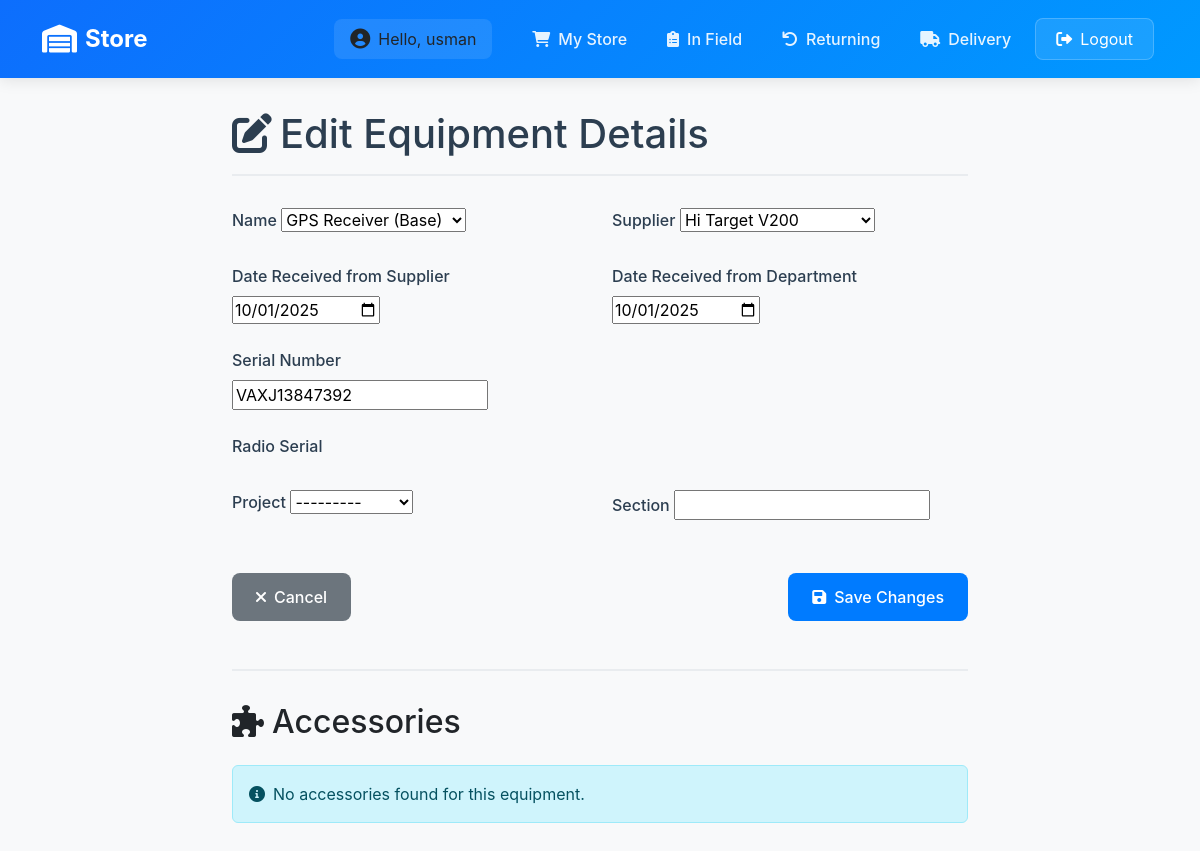
Page /inventory/equipment/3/edit/ (signed in) on the committed database.
### inventory/models.py (models this page shows, shortened)
class EquipmentsInSurvey(models.Model):
    EQUIPMENT_CHOICES = [
        ('GPS Receiver (Base)', 'GPS Receiver (Base)'),
        ('GPS Receiver (Rover)', 'GPS Receiver (Rover)'),
        ('Data logger', 'Data logger'),
        ('External Radio', "External Radio"),
        ('Total Station', "Total Station"),
        ('Levelling Instrument', 'Levelling Instrument'),
        ('Eco Sounder', 'Eco Sounder'),
    ]
    supplier_name = [
        ('Hi Target V200', 'Hi Target V200'),
        ('Hi Target', 'Hi Target'),
        ('Topcon', 'Topcon'),
        ('Topcon OS-200 Series', 'Topcon OS-200 Series'),
        ('Topcon OS 103', 'Topcon OS 103'),
        ('Topcon Hiper VR', 'Topcon Hiper VR'),
        ('Leica', 'Leica'),
        ('Leica NA730 plus', 'Leica NA730 plus'),
        ('Sokkia', 'Sokkia')
    ]
    owner_choice = [
        ('Hi-Tech', "Hi-Tech"),
        ("Sub-Contractor", "Sub-Contractor")
    ]
    name = models.CharField(max_length=100, help_text="Equipment Name", choices=EQUIPMENT_CHOICES)
    date_of_receiving_from_supplier = models.DateField(blank=True, null=True)
    supplier = models.CharField(max_length=50, choices=supplier_name)
    owner = models.CharField(max_length=20, choices=owner_choice)
    serial_number = models.CharField(max_length=100, help_text="Equipment Serial Number")
    condition = models.CharField(max_length=20, choices=[("Good", "Good"), ("New", "New"), ("Second Hand", "Second Hand"), ("Needs Repair", "Needs Repair")], default="Good")
    CONDITION_AFTER_USE_CHOICES = [
        ("Good", "Good"),
        ("Need Repair", "Need Repair")
    ]
    chief_surveyor = models.ForeignKey(User, on_delete=models.CASCADE, null=True, blank=True)
    surveyor_responsible = models.CharField(max_length=100, null=True, blank=True, help_text="Name of the surveyor responsible for the equipment")
    quantity = models.PositiveBigIntegerField(default=1, help_text="Number of Quantity")
    project = models.CharField(max_length=20, choices=[('Coastal Road', 'Coastal Road'), ('Sokoto', 'Sokoto')], blank=True, null=True, help_text="Project Name")
    section = models.CharField(max_length=100, null=True, blank=True)
    date_receiving_from_department = models.DateField(blank=True, null=True, help_text="Date when the equipment was received from the department")
    status = models.CharField(choices=[('In Store', 'In Store'), ('In Field', 'In Field'), ('With Chief Surveyor', 'With Chief Surveyor'), ('Returning', 'Returning'), ('Delivering', 'Delivering')], max_length=100, default='In Store', blank=True, null=True, help_text="Current status of the equipment")
    delivery_status = models.CharField(max_length=10, choices=[('Delivered', 'Delivered'), ('Delivering', 'Delivering'), ('Cancelled', 'Cancelled')], null=True, blank=True)
    return_comment = models.TextField(null=True, blank=True, help_text="Comment when equipment is returned")
    return_date = models.DateTimeField(null=True, blank=True, help_text="Date when equipment was returned")

### inventory/views.py (the view)
# urls.py: path('equipment/<int:id>/edit/', views.edit_equipment, name='edit_equipment'),
@login_required
def edit_equipment(request, id):
    equipment = get_object_or_404(EquipmentsInSurvey, id=id)
    if request.method == 'POST':
        form = EquipmentEditForm(request.POST, request.FILES, instance=equipment)
        if form.is_valid():
            form.save()
            messages.success(request, 'Equipment details updated successfully!')
            return redirect('equipment_detail', id=equipment.id)
    else:
        form = EquipmentEditForm(instance=equipment)
    return render(request, 'equipments/edit_equipment.html', {
        'form': form,
        'equipment': equipment
    })

### inventory/forms.py
class EquipmentEditForm(forms.ModelForm):
    class Meta:
        model = EquipmentsInSurvey
        fields = [
            'name', 'date_of_receiving_from_supplier', 'supplier',
            'serial_number', 'project', 'section', 'date_receiving_from_department'
        ]
        widgets = {
            'date_of_receiving_from_supplier': forms.DateInput(attrs={'type': 'date'}),
            'date_receiving_from_department': forms.DateInput(attrs={'type': 'date'}),
        }

### inventory/context_processors.py (called while the page is built)
def is_admin(request):
    return {'is_admin': request.user.is_authenticated and request.user.is_superuser}

### inventory/templates/equipments/edit_equipment.html (shortened to what this page needs)
{% extends 'base_dashboard.html' %}
{% load static %}
{% block content %}
<div class="container">
    <div class="form-container">
        <h1 class="page-title">
            <i class="fas fa-edit me-2"></i>Edit Equipment Details
        </h1>
        <form method="post">
            <div class="row">
                <div class="col-md-6">
                    <div class="form-group">
                        <label class="form-label">Name</label>
                        {{ form.name }}
                    </div>
                </div>
                <div class="col-md-6">
                    <div class="form-group">
                        <label class="form-label">Supplier</label>
                        {{ form.supplier }}
                    </div>
                </div>
            </div>
            <div class="row">
                <div class="col-md-6">
                    <div class="form-group">
                        <label class="form-label">Date Received from Supplier</label>
                        {{ form.date_of_receiving_from_supplier }}
                    </div>
                </div>
                <div class="col-md-6">
                    <div class="form-group">
                        <label class="form-label">Date Received from Department</label>
                        {{ form.date_receiving_from_department }}
                    </div>
                </div>
            </div>
            <div class="row">
                <div class="col-md-6">
                    <div class="form-group">
                        <label class="form-label">Serial Number</label>
                        {{ form.serial_number }}
                    </div>
                </div>
            </div>
            <div class="row">
                <div class="col-md-6">
                    <div class="form-group">
                        <label class="form-label">Radio Serial</label>
                    </div>
                </div>
            </div>
            <div class="row">
                <div class="col-md-6">
                    <div class="form-group">
                        <label class="form-label">Project</label>
                        {{ form.project }}
                    </div>
                </div>
                <div class="col-md-6">
                    <div class="form-group">
                        <label class="form-label">Section</label>
                        {{ form.section }}
                    </div>
                </div>
            </div>
            <div class="d-flex justify-content-between mt-4">
                <a href="{% url 'equipment_detail' equipment.id %}" class="btn btn-secondary">
                    <i class="fas fa-times me-2"></i>Cancel
                </a>
                <button type="submit" class="btn btn-primary">
                    <i class="fas fa-save me-2"></i>Save Changes
                </button>
            </div>
        </form>
        <div class="accessories-section">
            <div class="d-flex justify-content-between align-items-center mb-4">
                <h2 class="section-title mb-0">
                    <i class="fas fa-puzzle-piece me-2"></i>Accessories
                </h2>
            </div>
            {% if equipment.accessories.all %}
                {% for accessory in equipment.accessories.all %}
                <div class="accessory-card">
                    <div class="accessory-header">
                        <h5 class="mb-0">
                            <i class="fas fa-cube me-2"></i>{{ accessory.name }}
                        </h5>
                        <a href="{% url 'edit_accessory' accessory.id %}" class="btn btn-sm btn-outline-primary">
                            <i class="fas fa-edit me-2"></i>Edit
                        </a>
                    </div>
                    <div class="accessory-body">
                        <div class="d-flex justify-content-between align-items-center">
                            <span class="accessory-status
                                {% if accessory.status == 'Good' %}status-good
                                {% elif accessory.status == 'Needs Repair' %}status-repair
                                {% else %}status-spoiled{% endif %}">
                                {{ accessory.status }}
                            </span>
                            {% if accessory.comment %}
                            <p class="text-muted mb-0">
                                <i class="fas fa-comment-alt me-2"></i>{{ accessory.comment }}
                            </p>
                            {% endif %}
                        </div>
                    </div>
                </div>
                {% endfor %}
            {% else %}
                <div class="alert alert-info">
                    <i class="fas fa-info-circle me-2"></i>No accessories found for this equipment.
                </div>
            {% endif %}
        </div>
    </div>
</div>
{% endblock %}

### inventory/templates/base_dashboard.html (shortened to what this page needs)
<!DOCTYPE html>
<html lang="en">
<head>
    {% load static %}
    <link href="https://cdn.jsdelivr.net/npm/bootstrap@5.3.0-alpha1/dist/css/bootstrap.min.css" rel="stylesheet">
    <link href="https://cdnjs.cloudflare.com/ajax/libs/font-awesome/6.0.0/css/all.min.css" rel="stylesheet">
</head>
<body>
<nav class="navbar navbar-expand-lg navbar-dark sticky-top">
    <div class="container">
        <a class="navbar-brand" href="{% if is_admin %}{% url 'store' %}{% else %}#{% endif %}">
            <i class="fas fa-warehouse"></i>
            {% if is_admin %}Head Office{% else %}Store{% endif %}
        </a>
        <div class="collapse navbar-collapse" id="navbarNav">
            <ul class="navbar-nav ms-auto align-items-center">
                {% if user.is_authenticated or is_admin %}
                    <li class="nav-item">
                        <div class="user-welcome">
                            <i class="fas fa-user-circle"></i>
                            <span>Hello, {{ user.username }}</span>
                        </div>
                    </li>
                    {% if is_admin %}
                        <li class="nav-item">
                            <a class="nav-link {% if request.resolver_match.url_name == 'store' %}active{% endif %}"
                               href="{% url 'store' %}">
                                <i class="fas fa-store me-2"></i>Store
                            </a>
                        </li>
                        <li class="nav-item">
                            <a class="nav-link {% if request.resolver_match.url_name == 'store_all' %}active{% endif %}"
                               href="{% url 'store_all' %}">
                                <i class="fas fa-boxes me-2"></i>All Equipment
                            </a>
                        </li>
                        <li class="nav-item">
                            <a class="nav-link {% if request.resolver_match.url_name == 'store_field' %}active{% endif %}"
                               href="{% url 'store_field' %}">
                                <i class="fas fa-map-marked-alt me-2"></i>In Field
                            </a>
                        </li>
                        <li class="nav-item">
                            <a class="nav-link {% if request.resolver_match.url_name == 'store_returning' %}active{% endif %}"
                               href="{% url 'store_returning' %}">
                                <i class="fas fa-undo me-2"></i>Returning
                            </a>
                        </li>
                        <li class="nav-item">
                            <a class="nav-link {% if request.resolver_match.url_name == 'delivery' %}active{% endif %}"
                               href="{% url 'delivery' %}">
                                <i class="fas fa-truck me-2"></i>Delivery
                            </a>
                        </li>
                    {% else %}
                        <li class="nav-item">
                            <a class="nav-link {% if request.resolver_match.url_name == 'request_equipment' %}active{% endif %}"
                               href="{% url 'request_equipment' %}">
                                <i class="fas fa-shopping-cart me-2"></i>My Store
                            </a>
                        </li>
                        <li class="nav-item">
                            <a class="nav-link {% if request.resolver_match.url_name == 'profile' %}active{% endif %}"
                               href="{% url 'profile' %}">
                                <i class="fas fa-clipboard-list me-2"></i>In Field
                            </a>
                        </li>
                        <li class="nav-item">
                            <a class="nav-link {% if request.resolver_match.url_name == 'store_returning' %}active{% endif %}"
                               href="{% url 'store_returning' %}">
                                <i class="fas fa-undo me-2"></i>Returning
                            </a>
                        </li>
                        <li class="nav-item">
                            <a class="nav-link {% if request.resolver_match.url_name == 'delivery' %}active{% endif %}"
                               href="{% url 'delivery' %}">
                                <i class="fas fa-truck me-2"></i>Delivery
                            </a>
                        </li>
                    {% endif %}
                    <li class="nav-item">
                        <form method="POST" action="{% url 'logout' %}" class="d-inline">
                            <button type="submit" class="btn logout-btn">
                                <i class="fas fa-sign-out-alt me-2"></i>Logout
                            </button>
                        </form>
                    </li>
                {% else %}
                    <li class="nav-item">
                        <a class="nav-link nav-btn" href="{% url 'login' %}">
                            <i class="fas fa-sign-in-alt me-2"></i>Login
                        </a>
                    </li>
                {% endif %}
            </ul>
        </div>
    </div>
</nav>
<div class="container">
    {% block content %}
    {% endblock %}
</div>
</body>
</html>

### inventory/templates/equipments/edit_equipment.html (style rules this page uses)
.form-container { max-width: 800px; margin: 0 auto; padding: 2rem; }
.form-group { margin-bottom: 1.5rem; }
.form-label { font-weight: 500; color: #2c3e50; }
.btn-primary { background-color: #007bff; border: none; padding: 0.75rem 1.5rem; border-radius: 8px; font-weight: 500; }
.btn-secondary { background-color: #6c757d; border: none; padding: 0.75rem 1.5rem; border-radius: 8px; font-weight: 500; }
.page-title { color: #2c3e50; margin-bottom: 2rem; padding-bottom: 1rem; border-bottom: 2px solid #e9ecef; }
.accessories-section { margin-top: 3rem; padding-top: 2rem; border-top: 2px solid #e9ecef; }

### inventory/templates/base_dashboard.html (style rules this page uses)
.navbar { padding: 1rem 0; background: linear-gradient(135deg, #0d6efd 0%, #0099ff 100%) !important; box-shadow: 0 2px 15px rgba(0, 0, 0, 0.1); }
.navbar-brand { font-size: 1.5rem; font-weight: 700; color: white !important; display: flex; align-items: center; gap: 0.5rem; }
.navbar-brand i { font-size: 1.75rem; }
.nav-item { margin: 0 0.25rem; }
.nav-link { color: rgba(255, 255, 255, 0.9) !important; font-weight: 500; padding: 0.5rem 1rem !important; border-radius: 0.5rem; transition: all 0.3s ease; }
.user-welcome { display: flex; align-items: center; gap: 0.5rem; padding: 0.5rem 1rem; background: rgba(255, 255, 255, 0.1); border-radius: 0.5rem; margin-right: 1rem; }
.user-welcome i { font-size: 1.25rem; }
.logout-btn { background: rgba(255, 255, 255, 0.1); border: 1px solid rgba(255, 255, 255, 0.2); color: white !important; border-radius: 0.5rem; padding: 0.5rem 1.25rem; transition: all 0.3s ease; }
body { font-family: 'Inter', Arial, sans-serif; margin: 0; padding: 0; background-color: #f8f9fa; }

### rows in the picture
EquipmentsInSurvey: name "GPS Receiver (Base)", supplier "Hi Target V200", date_of_receiving_from_supplier "10/01/2025", date_receiving_from_department "10/01/2025", serial_number "VAXJ13847392", project "---------"

### other values in the picture
{{ user.username }} "usman"
